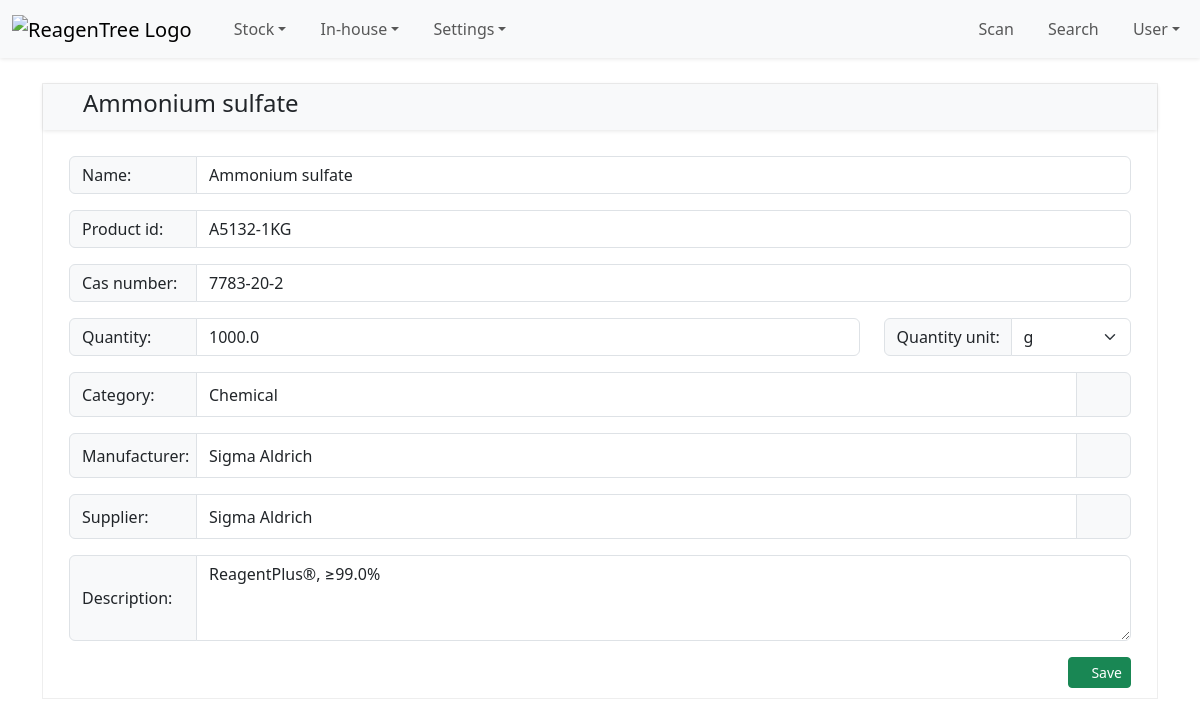
/item/24/update/ (signed in), run on the app's committed database.
### item/models/item.py (models this page shows, shortened)
class Item(TimeStampUserMixin, models.Model):
    name = models.CharField(max_length=255)
    description = models.TextField(blank=True, null=True)
    cas_number = models.CharField(max_length=20, blank=True, null=True)
    product_id = models.CharField(max_length=100)
    category = models.ForeignKey(
        "category.Category", on_delete=models.SET_NULL, null=True, blank=True, related_name="items"
    )
    quantity = models.DecimalField(max_digits=10, decimal_places=1, null=True, blank=True)
    quantity_unit = models.ForeignKey("item.Unit", on_delete=models.SET_NULL, null=True)
    manufacturer = models.ForeignKey(
        "company.Company", related_name="manufactured_items", on_delete=models.SET_NULL, null=True, blank=True
    )
    supplier = models.ForeignKey(
        "company.Company", related_name="supplied_items", on_delete=models.SET_NULL, null=True, blank=True
    )
    class Meta:
        ordering = ["name"]
        unique_together = ["name", "product_id"]

### category/models.py (models this page shows, shortened)
class Category(TimeStampUserMixin, models.Model):
    name = models.CharField(max_length=50, unique=True)
    description = models.TextField(blank=True, null=True)
    class Meta:
        verbose_name = "Category"
        verbose_name_plural = "Categories"
        ordering = ["name"]

### company/models.py (models this page shows, shortened)
class Company(TimeStampUserMixin, models.Model):
    name = models.CharField(max_length=100, unique=True)
    description = models.TextField(blank=True, null=True)
    website = models.URLField(max_length=200, blank=True)
    phone = models.CharField(max_length=20, blank=True)
    class Meta:
        verbose_name_plural = "Companies"
        ordering = ["name"]

### item/views/item.py (the view, shortened to what this page needs)
class ItemUpdateView(LoginRequiredMixin, FormValidMessageMixin, SuccessUrlMixin, UpdateView):
    model = Item
    form_class = ItemForm
    template_name = "item/item_update.html"
    success_url = reverse_lazy("item_list")
    def get_context_data(self, **kwargs):
        context = super().get_context_data(**kwargs)
        item = self.object  # The item being updated
        if item.category:
            context["category_name"] = item.category.name
        if item.manufacturer:
            context["manufacturer_name"] = item.manufacturer.name
        if item.supplier:
            context["supplier_name"] = item.supplier.name
        return context

### item/forms/item.py
class ItemForm(forms.ModelForm):
    class Meta:
        model = Item
        fields = (
            "name",
            "product_id",
            "cas_number",
            "description",
            "category",
            "manufacturer",
            "supplier",
            "quantity",
            "quantity_unit",
        )
    def __init__(self, *args, **kwargs):
        super().__init__(*args, **kwargs)
        for field in ["name", "product_id", "quantity", "description", "cas_number"]:
            self.fields[field].widget.attrs.update({"class": "form-control"})
        self.fields["quantity_unit"].widget.attrs.update({"class": "form-select"})
        self.fields["description"].widget.attrs.update({"rows": 3})

### item/models/unit.py (called while the page is built)
    def __str__(self):
        return self.symbol

### item/templates/item/item_update.html (shortened to what this page needs)
{% extends "object_update_base.html" %}
{% block panel_title %}
  <i class="bi bi-box2-fill item-text-color"></i> {{ object.name }}
{% endblock panel_title %}
{% block update_form %}
  <div class="px-3 pt-3">
    <div id="div_id_name" class="input-group mb-3">
      <span class="input-group-text input-group-text-fw-sm">{{ form.name.label_tag }}</span>
      {{ form.name }}
    </div>
    <div id="div_id_product_id" class="input-group mb-3">
      <span class="input-group-text input-group-text-fw-sm">{{ form.product_id.label_tag }}</span>
      {{ form.product_id }}
    </div>
    <div id="div_id_cas_number" class="input-group mb-3">
      <span class="input-group-text input-group-text-fw-sm">{{ form.cas_number.label_tag }}</span>
      {{ form.cas_number }}
    </div>
    <div class="row">
      <div class="col-9">
        <div id="div_id_weight" class="input-group mb-3">
          <span class="input-group-text input-group-text-fw-sm">{{ form.quantity.label_tag }}</span>
          {{ form.quantity }}
        </div>
      </div>
      <div class="col-3">
        <div id="div_id_quantity_unit" class="input-group mb-3">
          <span class="input-group-text input-group-text-fw-sm">{{ form.quantity_unit.label_tag }}</span>
          {{ form.quantity_unit }}
        </div>
      </div>
    </div>
    <div id="category-input" class="type-search-input">
      <div id="div_id_category" class="input-group mb-3">
        <span class="input-group-text input-group-text-fw-sm">{{ form.category.label_tag }}</span>
        <input type="text"
               name="category_query"
               id="category_search_box"
               class="form-control"
               autocomplete="off"
               value="{{ category_name|default:'' }}"
               placeholder="Start typing to search for a category..."
               hx-trigger="keyup changed delay:500ms"
               hx-get="{% url 'category_search' %}"
               hx-target="#categorySearchResults">
        <span class="input-group-text">
          <a href="{% url 'category_create' %}?next={{ request.path }}"
             class="btn btn-sm btn-light"
             title="Add a new category">
            <i class="bi bi-plus-circle text-success"></i>
          </a>
        </span>
      </div>
    </div>
    <div id="manufacturer-input" class="type-search-input">
      <div id="div_id_manufacturer" class="input-group mb-3">
        <span class="input-group-text input-group-text-fw-sm">{{ form.manufacturer.label_tag }}</span>
        <input type="text"
               name="manufacturer_query"
               id="manufacturer_search_box"
               class="form-control"
               autocomplete="off"
               value="{{ manufacturer_name|default:'' }}"
               placeholder="Start typing to search for a manufacturer..."
               hx-trigger="keyup changed delay:500ms"
               hx-get="{% url 'company_search' %}"
               hx-target="#manufacturerSearchResults">
        <span class="input-group-text">
          <a href="{% url 'company_create' %}?next={{ request.path }}"
             class="btn btn-sm btn-light"
             title="Add a new company">
            <i class="bi bi-plus-circle text-success"></i>
          </a>
        </span>
      </div>
    </div>
    <div id="supplier-input" class="type-search-input">
      <div id="div_id_supplier" class="input-group mb-3">
        <span class="input-group-text input-group-text-fw-sm">{{ form.supplier.label_tag }}</span>
        <input type="text"
               name="supplier_query"
               id="supplier_search_box"
               class="form-control"
               autocomplete="off"
               value="{{ supplier_name|default:'' }}"
               placeholder="Start typing to search for a supplier..."
               hx-trigger="keyup changed delay:500ms"
               hx-get="{% url 'company_search' %}"
               hx-target="#supplierSearchResults">
        <span class="input-group-text">
          <a href="{% url 'company_create' %}?next={{ request.path }}"
             class="btn btn-sm btn-light"
             title="Add a new company">
            <i class="bi bi-plus-circle text-success"></i>
          </a>
        </span>
      </div>
    </div>
    <div id="div_id_description" class="input-group mb-3">
      <span class="input-group-text input-group-text-fw-sm">{{ form.description.label_tag }}</span>
      {{ form.description }}
    </div>
  </div>
{% endblock update_form %}

### static/css/reagentree-1.0.css (style rules this page uses)
:root { --rt-light-shadow: 0 1px 4px rgba(0, 0, 0, 0.1); --rt-category: #ffc400; --rt-company: #0078d4; --rt-delivery: #4830d1; --rt-validation: #1ba756; --rt-location: #66dcc5; --rt-setting: #2a4a5a; --rt-search: #17a2b8; --rt-user: #4e4083; --rt-fushsia: #915c83; --rt-green20: #498205; --rt-item: #503191; --rt-stock: #ff9000; --rt-inhouse: #dd5030; --rt-inhousestock: #008080; }
a { text-decoration: none; color: #024c9b; }
.input-group-text-fw-sm { width: 8rem; }
.type-search-input { position: relative; }
.item-text-color { color: var(--rt-item); }

### data on the page
Item: name "Ammonium sulfate", product_id "A5132-1KG", cas_number "7783-20-2", quantity "1000.0", quantity_unit "g", description "ReagentPlus®, ≥99.0%"
Category: category_query "Chemical"
Company: manufacturer_query "Sigma Aldrich", supplier_query "Sigma Aldrich"
